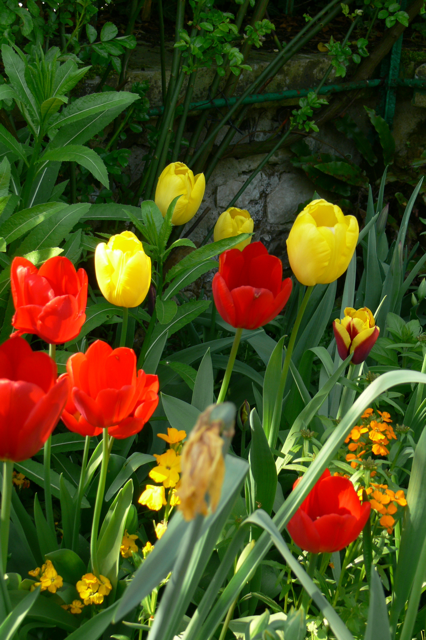
#> input picture 7-colors/flowers9.png, 426 x 640 px
$ python colors.py
#> lines starting #> are read from the running program, lines starting #| are printed output that depends on the picture
import cv2
import os
import matplotlib.pyplot as plt

# Reading image
dir_path = os.path.dirname(os.path.realpath(__file__))
img_path = os.path.join(dir_path, "flowers9.png")
img = cv2.imread(img_path)
#> img is the input picture: shape (640, 426, 3); mean B, G, R 27.4, 76.4, 75.2

# Displaying original image
cv2.imshow("Image colored", img)
cv2.waitKey(0)


# Splitting into RGB channels
(B, G, R) = cv2.split(img)
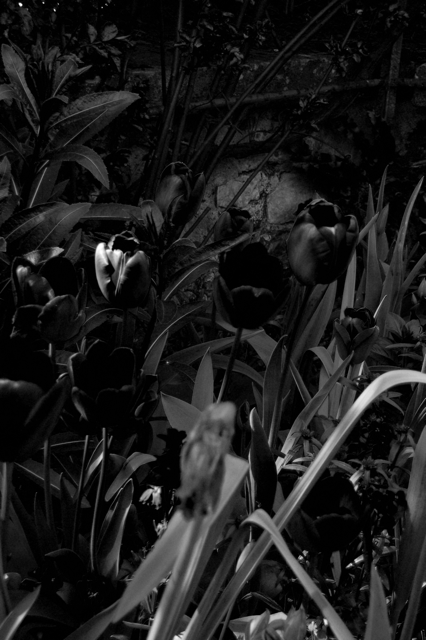
#> B: shape (640, 426); min 0, max 255, mean 27.4
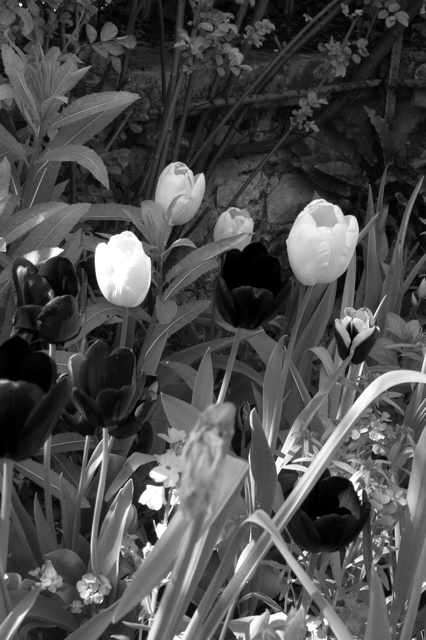
#> G: shape (640, 426); min 0, max 255, mean 76.4
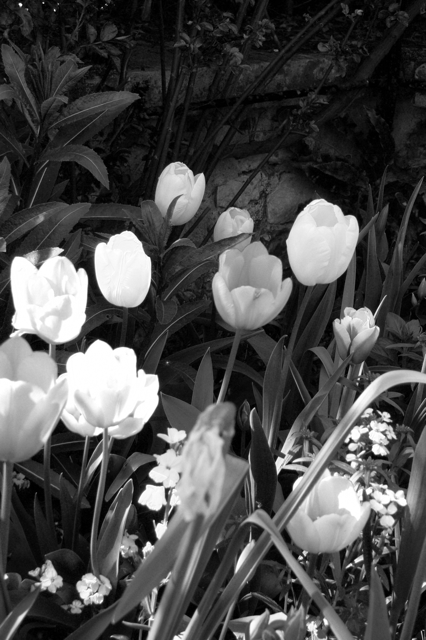
#> R: shape (640, 426); min 0, max 255, mean 75.2


# Displaying grayscale RGB images

# cv2.imshow('blue channel', B)
# cv2.imshow('green channel', G)
# cv2.imshow('red channel', R)

plt.subplot(1, 3, 1)
plt.imshow(R, cmap="gray")
plt.title("Red channel")
plt.axis("off")

plt.subplot(1, 3, 2)
plt.imshow(G, cmap="gray")
plt.title("Green channel")
plt.axis("off")

plt.subplot(1, 3, 3)
plt.imshow(B, cmap="gray")
plt.title("Blue channel")
plt.axis("off")

plt.tight_layout()
plt.savefig(os.path.join(dir_path, 'rgb_plots.png'))
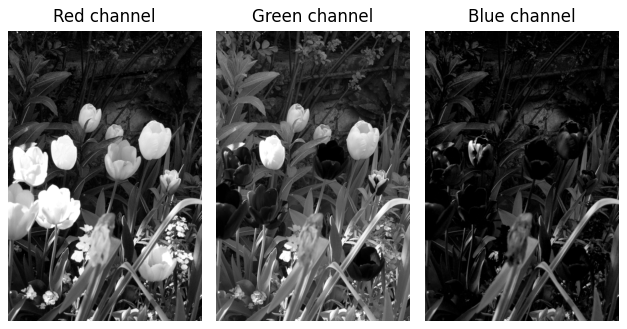
#> figure drawn by matplotlib, 3 panels
plt.show()


# Hist plot from each channel

def hist_plot(channel_pixels, plot_position, channel_name=""):
    # Flatten the 2-D arrays of the RGB channels into 1-D
    channel_pixels_flat = channel_pixels.flatten()
    plt.subplot(*plot_position)
    plt.hist(channel_pixels_flat, bins=256, color='black', alpha=0.7)
    plt.title(f"Histogram from {channel_name} channel")
    plt.xlabel("Intensity")
    plt.ylabel("Frequency")

plt.figure(figsize=(18, 6))
hist_plot(R, (1,3,1), "red")
hist_plot(G, (1,3,2), "green")
hist_plot(B, (1,3,3), "blue")

plt.tight_layout()
plt.savefig(os.path.join(dir_path, 'histograms.png'))
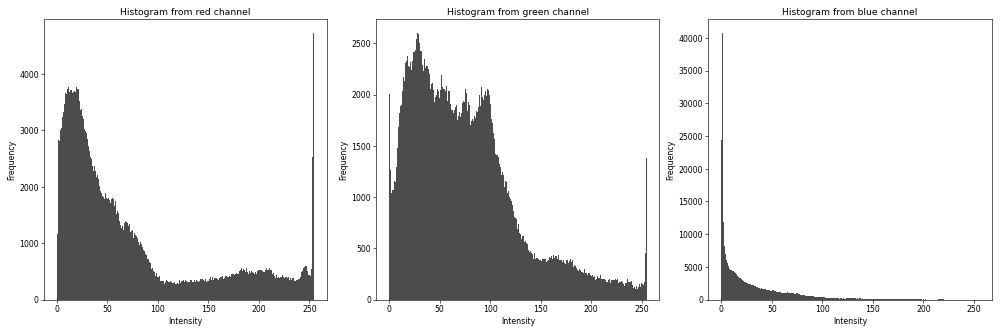
#> figure drawn by matplotlib, 3 panels; panel 1: tallest bar 4733 high, from x = 254 to 255; panel 2: tallest bar 2603 high, from x = 27.89 to 28.89; panel 3: tallest bar 40769 high, from x = 0.996 to 1.99
plt.show()

# Color planes
imagem_rgb = cv2.cvtColor(img, cv2.COLOR_BGR2RGB)

## Original RGB
plt.subplot(2, 2, 1)
plt.imshow(imagem_rgb)
plt.title("Imagem RGB Original")
plt.axis("off")

## R channel
plt.subplot(2, 2, 2)
plt.imshow(R, cmap="Reds")
plt.title("Red channel")
plt.axis("off")

## G channel
plt.subplot(2, 2, 3)
plt.imshow(G, cmap="Greens")
plt.title("Green channel")
plt.axis("off")

## B channel
plt.subplot(2, 2, 4)
plt.imshow(B, cmap="Blues")
plt.title("Blue channel")
plt.axis("off")

plt.tight_layout()
plt.savefig(os.path.join(dir_path, 'plane_channels.png'))
plt.show()
